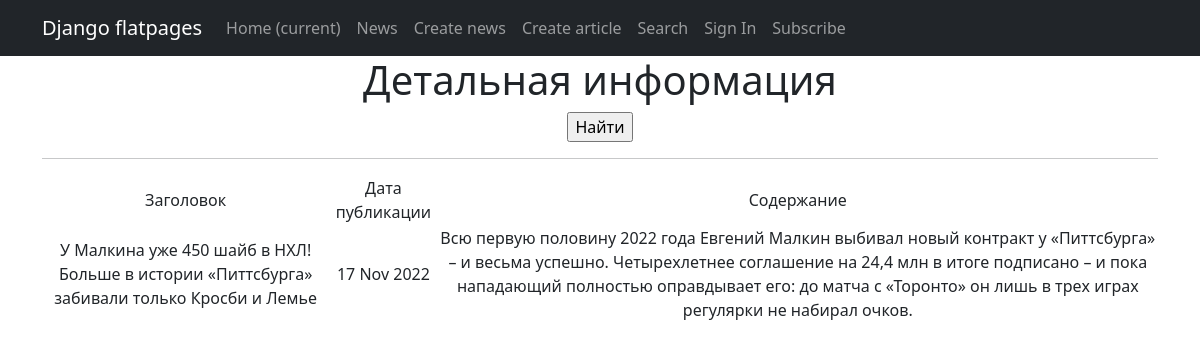
Screenshot of /news/1 with the database file from the repository.
### news/models.py (models this page shows, shortened)
class Post(models.Model):
    article = 'AR'
    news = 'NE'
    author_name = models.ForeignKey(Author, on_delete=models.CASCADE)  # связь «один ко многим» с моделью Author
    types_post = models.CharField(max_length=2, choices=Types, default='NE')  # поле с выбором — «статья» или «новость»;
    datetime_post = models.DateTimeField(auto_now_add=True)  # автоматически добавляемая дата и время создания;
    category_post = models.ManyToManyField(Category, through='PostCategory')  # связь «многие ко многим» с моделью Category (с дополнительной моделью PostCategory);
    header = models.CharField(max_length=255) #  заголовок статьи/новости
    content = models.TextField() #  текст статьи/новости
    rating_post = models.IntegerField(default=0) #  рейтинг статьи/новости

### news/views.py (the view)
# urls.py: path('<int:pk>', PostDetail.as_view(), name='post_detail'), #http://127.0.0.1:8000/1
class PostDetail(DetailView):
    model = Post
    ordering = '-datetime_post'
    template_name = 'post.html'
    context_object_name = 'post'

### news/templatetags/custom_filters.py (called while the page is built)
@register.filter(name='censors')
def censor(value):
   stopwords = ['урод', 'бяка', 'гопник']
   word = value.replace(',', "")
   word = word.replace('-', "")
   word = word.split()
   if type(value) is str:
      for word in stopwords:
         value = value.replace(word, word[0] + "*" * (len(word) - 1))
         value = value.replace(word.capitalize(), word[0] + "*" * (len(word) - 1))
   else:
      raise ValueError('Ошибка, это не переменная строкого типа')
   return f'{value}'

### templates/post.html (shortened to what this page needs)
{% extends 'flatpages/default.html' %}
{% load custom_filters %}
{% load custom_filters %}
{% block content %}
   <h1>Детальная информация</h1>
   <form action="" method="get">
       <input type="submit" value="Найти" />
   </form>
   <hr>
   {% if post %}
       <table>
           <tr>
               <td>Заголовок</td>
               <td>Дата публикации</td>
               <td>Содержание</td>
           </tr>
           <tr>
               <td>{{ post.header|censors }}</td>
               <td>{{ post.datetime_post|date:'d M Y' }}</td>
               <td>{{ post.content|censors }}</td>
           </tr>
       </table>
   {% else %}
       <h2>Новости нет!</h2>
   {% endif %}
{% endblock content %}

### rows the page displays
Post: header|censors "У Малкина уже 450 шайб в НХЛ! Больше в истории «Питтсбурга» забивали только Кросби и Лемье", datetime_post "17 Nov 2022", content|censors "Всю первую половину 2022 года Евгений Малкин выбивал новый контракт у «Питтсбурга» – и весьма успешно. Четырехлетнее соглашение на 24,4 млн в итоге подписано – и пока нападающий полностью оправдывает его: до матча с «Торонто» он лишь в трех играх регулярки не набирал очков."
